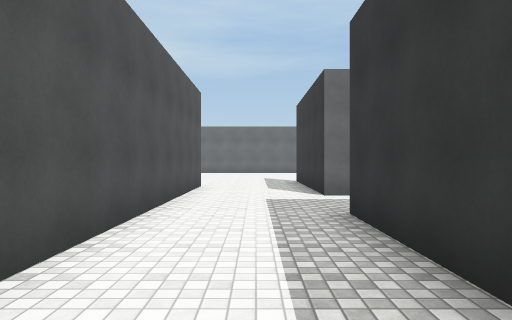
[1] (above)

18 first-person views from a walk through a Unity game level. The camera is 1.4 m above the floor, looks level and sees 70° across. The floor is counted in squares, 2 m on a side. Each view is taken from the middle of a square. On the plan, view 1 faces up. The plan holds only what a view shows up to about 11 squares ahead; the rest is blank. The place goes on beyond the plan. The player is left out. Surface patterns are stand-ins for the level's own textures.

[2]
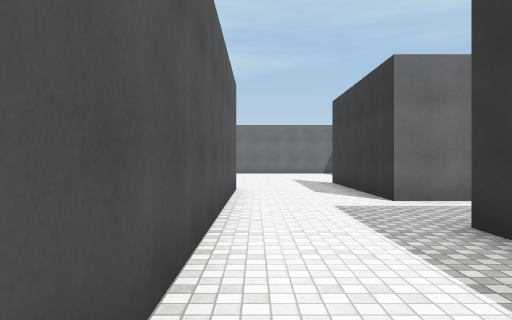

[3]
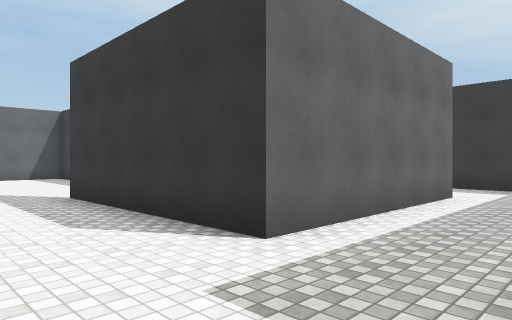

[4]
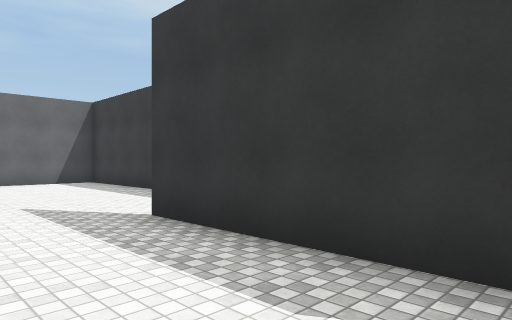

[5]
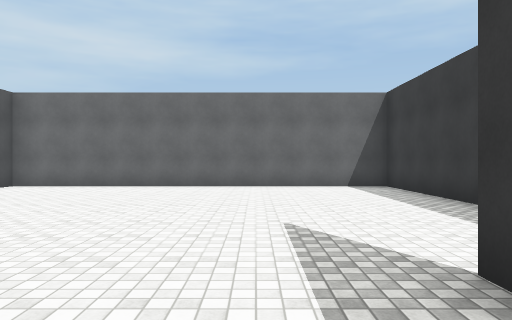

[6]
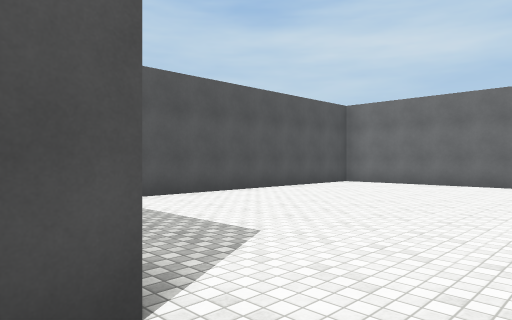

[7]
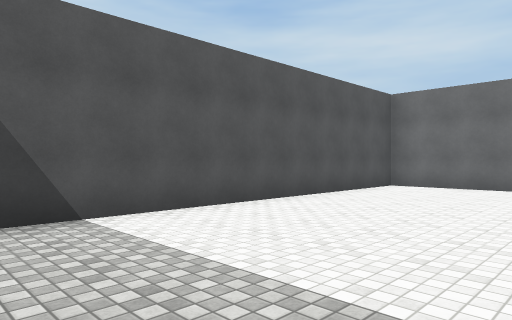

[8]
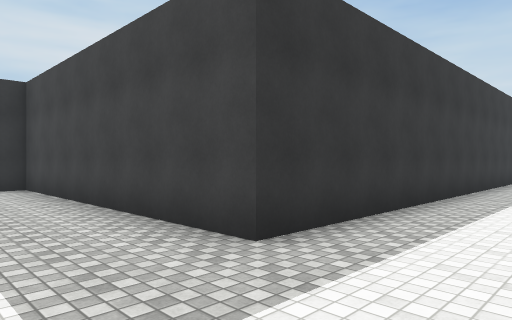

[9]
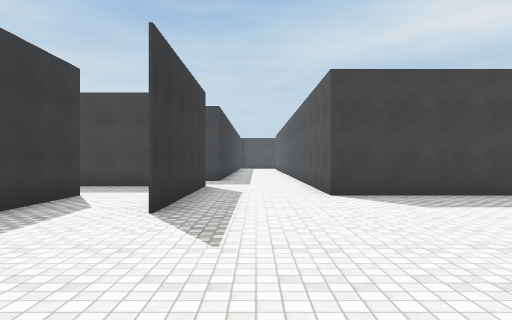

[10]
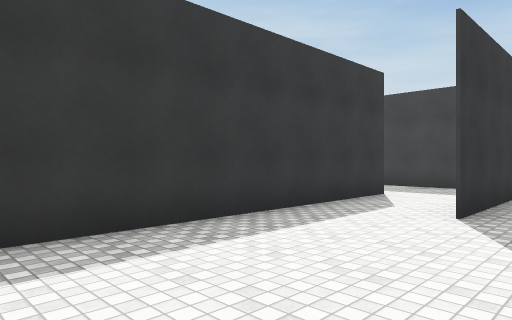

[11]
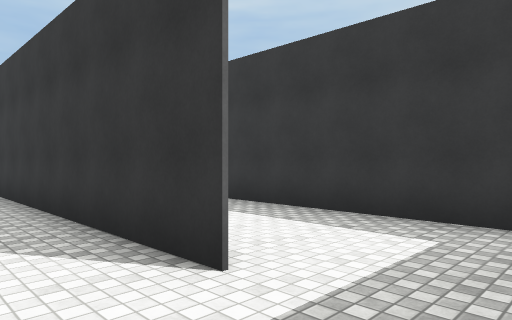

[12]
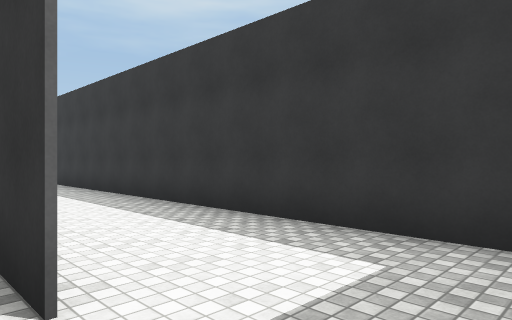

[13]
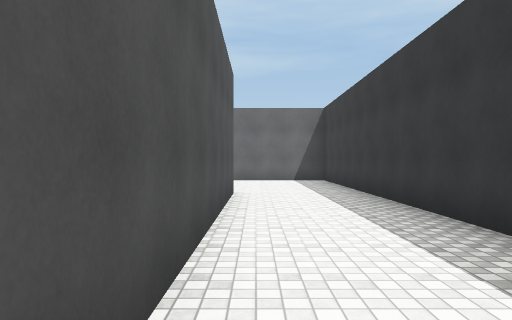

[14]
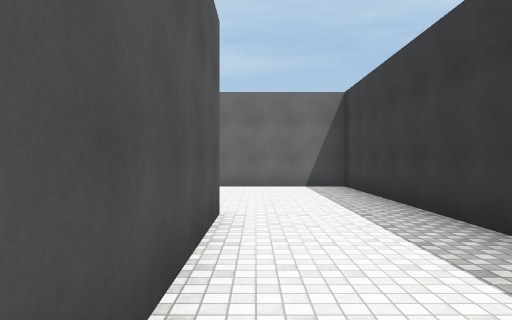

[15]
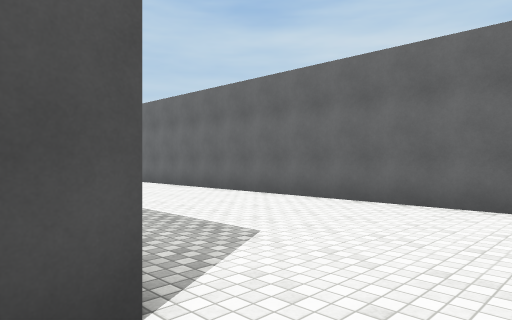

[16]
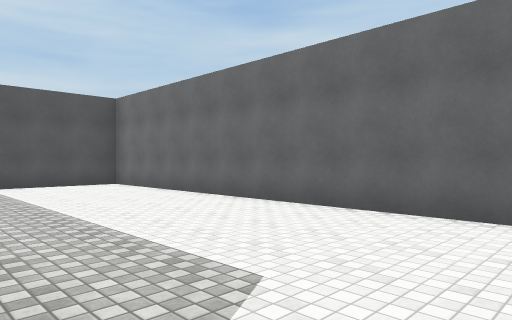

[17]
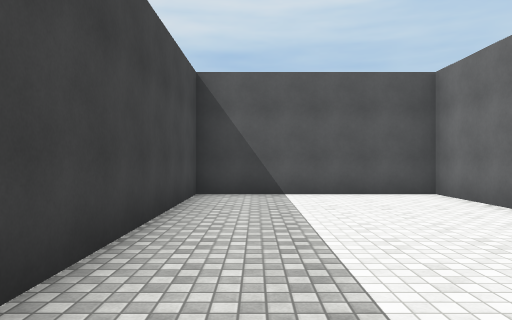

[18]
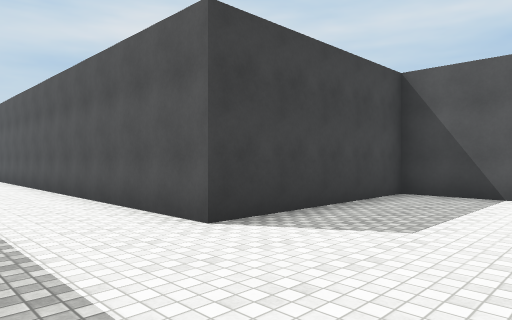

### Floor plan
Points are (right, up) in squares from view 1. A wall is a line through its corners. A room is listed if a view was taken in it or the views show most of it. See-through windows are left out.
Room 1 (views 1, 2, 3, 4, 5, 6, 7, 8, 9, 10, 11, 18)
walls: (3.5, 9.8) (3.5, 19.7) (-6.5, 19.7); (6.5, 7.2) (1.4, 7.2) (1.4, 12.2); (-6.5, 20) (-6.5, 9.8) (-1.5, 9.8) (-1.5, -0.1); (1.4, -2.5) (1.4, 4.8) (6.6, 4.8)
ways out: opening at (3, 8.5) to room 2; opening at (7, 5.5)
Room 2 (views 12, 13, 14, 15, 16, 17)
walls: (3.5, 19.9) (3.5, 12.6); (-6.4, 19.8) (-0.8, 19.8); (6.4, 8.5) (6.4, 24.7) (-6.5, 24.7) (-6.5, 20); (2.8, 7.3) (4.8, 7.3)
ways out: opening at (3, 8.5) to room 1

Where each view was taken, in squares from view 1:
view 1: 0 up, 0 right, facing up
view 2: 1 up, 1 left, facing up
view 3: 5 up, 1 left, facing up-right
view 4: 8 up, 1 left, facing up-right
view 5: 10 up, 0 right, facing up
view 6: 9 up, 0 right, facing up-left
view 7: 10 up, 2 left, facing up-left
view 8: 7 up, 1 left, facing down-right
view 9: 17 up, 0 right, facing down
view 10: 17 up, 0 right, facing down-right
view 11: 8 up, 2 right, facing up-right
view 12: 8 up, 3 right, facing up-right
view 13: 12 up, 4 right, facing up
view 14: 15 up, 4 right, facing up
view 15: 19 up, 5 right, facing up-left
view 16: 20 up, 4 right, facing up-left
view 17: 21 up, 1 right, facing left
view 18: 13 up, 1 right, facing down-left
